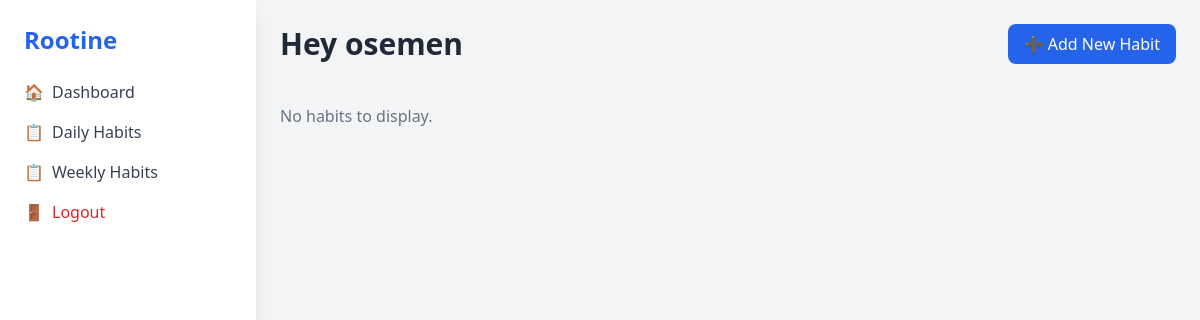
The page /habit/dashboard/ (signed in) on the database as committed earlier.
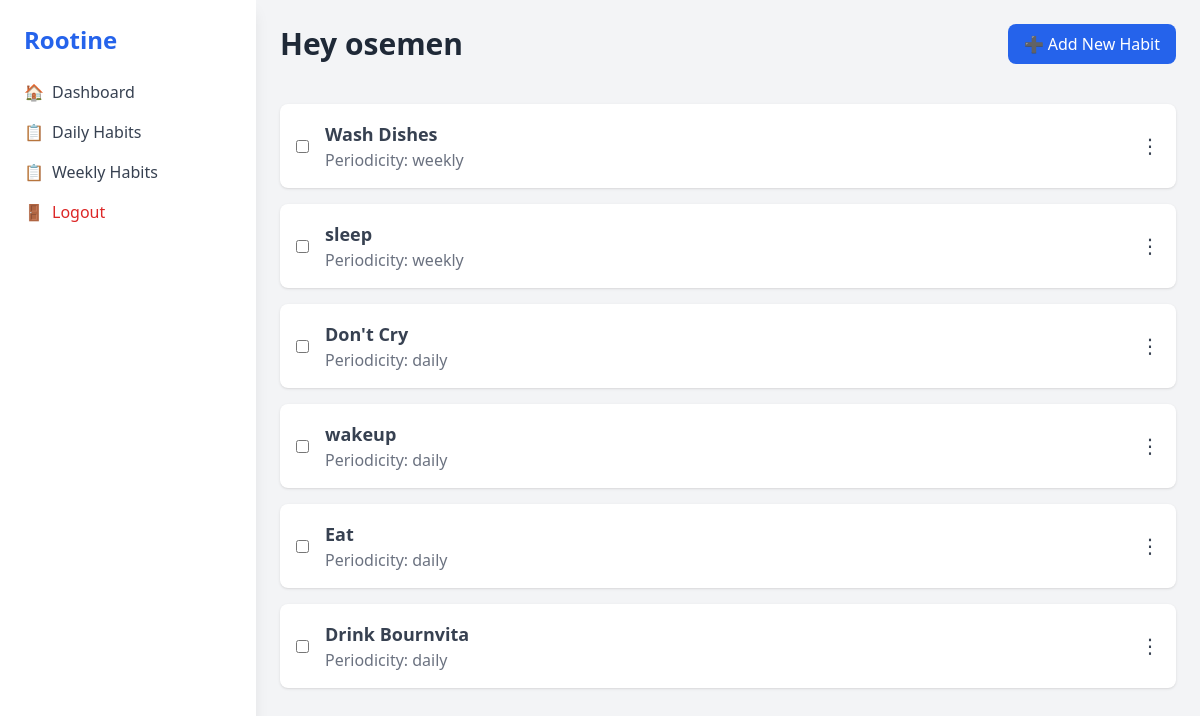
The same page on the database as committed later.
### habit/models.py (models this page shows, shortened)
class Habit(models.Model):
    PERIODICITY = [
        ("daily", "Daily"),
        ("weekly", "Weekly")
    ]
    name = models.CharField(max_length=255, unique=True)
    description = models.TextField(max_length= 1000)
    user = models.ForeignKey(User, on_delete=models.CASCADE)
    periodicity = models.CharField(max_length=10, choices=PERIODICITY)
    created_at = models.DateTimeField(auto_now_add=True)
    updated_at = models.DateTimeField(auto_now=True)
    def is_completed_on(self, day):
        return self.completions.filter(date=day).exists()

### habit/views.py (the view)
# urls.py: path('habit/dashboard/', views.Dashboard.as_view(), name='dashboard'),
class Dashboard(LoginRequiredMixin, ListView):
    model = Habit
    context_object_name = "habits"
    template_name = "dashboard.html"
    def get_context_data(self, **kwargs):
        context = super().get_context_data(**kwargs)
        context['user'] = self.request.user
        today = date.today()
        for habit in context['habits']:
            habit.completed_today = habit.is_completed_on(today)  # Add completion status
        return context
    def get_queryset(self):
        return Habit.objects.filter(user=self.request.user)

### templates/dashboard.html (shortened to what this page needs)
{% extends 'base.html' %}
{% load static %}
{% block content %}
<div class="max-w-4xl mx-auto mt-10">
    <ul id="habit-list" class="space-y-4">
        {% for habit in habits %}
        <li id="habit-item-{{ habit.id }}"
            class="habit-item flex items-center justify-between bg-white p-4 shadow rounded-lg relative"
            data-habit-id="{{ habit.id }}" data-completed="{{ habit.completed_today }}">
            <div class="flex items-center">
                <input
                    type="checkbox"
                    id="habit-{{ habit.id }}"
                    class="habit-checkbox mr-4"
                    onchange="completeHabit(this)"
                >
                <label for="habit-{{ habit.id }}" class="flex-1">
                    <h3 class="habit-name text-lg font-semibold text-gray-700">{{ habit.name }}</h3>
                    <p class="text-gray-500">Periodicity: {{ habit.periodicity }}</p>
                </label>
            </div>
            <div class="relative group inline-block text-left">
                <button class="text-gray-700 text-xl">⋮</button>
            </div>
        </li>
        {% empty %}
        <p class="text-gray-500">No habits to display.</p>
        {% endfor %}
    </ul>
</div>
{% endblock content %}

Rows that differ between the two databases and show on the page:
added Habit: name "Wash Dishes", periodicity "weekly"
added Habit: name "sleep", periodicity "weekly"
added Habit: name "Don't Cry", periodicity "daily"
added Habit: name "wakeup", periodicity "daily"
added Habit: name "Eat", periodicity "daily"
added Habit: name "Drink Bournvita", periodicity "daily"
Other text that changed with them:
text no longer shown: "No habits to display."
